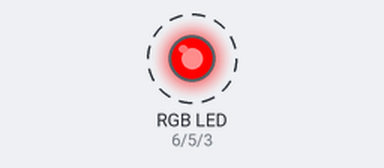
Bench run of a sketch on a simulated Arduino Uno, built with avr-gcc and run on an emulated ATmega328P. On the bench: an RGB LED mixed from three pins (HIGH = lit). Dashed ring = blinking.

Above: at 0.15 s.
Timing chart, 0 to 3.0 s (numbered marks = the images above):
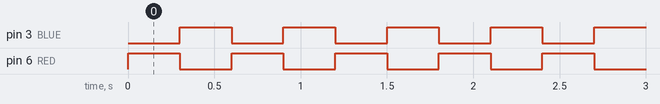

The sketch:

04_RGB_LED_v2.ino
```cpp
// Define Pins
#define BLUE 3
#define GREEN 5
#define RED 6

void setup()
{
  pinMode(RED, OUTPUT);
  pinMode(GREEN, OUTPUT);
  pinMode(BLUE, OUTPUT);
  digitalWrite(RED, HIGH);
  digitalWrite(GREEN, LOW);
  digitalWrite(BLUE, LOW);
}

// define variables
int redValue;
int greenValue = 0;
int blueValue;

// main loop
void loop()
{
  #define delayTime 300 // fading time between colors

  redValue = 255;
  blueValue = 0;
  analogWrite(RED, redValue);
  analogWrite(BLUE, blueValue);
  delay(delayTime);

  redValue = 0;
  blueValue = 255;
  analogWrite(RED, redValue);
  analogWrite(BLUE, blueValue);
  delay(delayTime);
}
```

Measured:
- by itself, pin 3 (BLUE), pin 6 (RED): alternates HIGH for 0.30 s and LOW for 0.30 s
